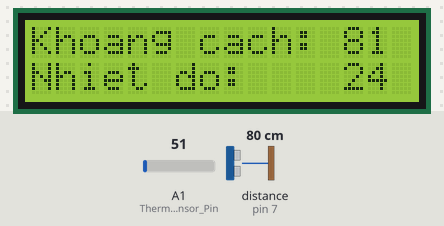
Bench run of a sketch on a simulated Arduino Uno, built with avr-gcc and run on an emulated ATmega328P. Parts: 16×2 character LCD. Inputs (shaded band) come from the test bench; at power-on: distance to the obstacle (sensor on pin 7) 80 cm, A1 (Thermal_Sensor_Pin) = 51. The echo pulse lasts 58.3 µs per cm.

Above: at 1.2 s.
1.3 s: distance to the obstacle (sensor on pin 7) set to 35 cm
At 1.9 s:
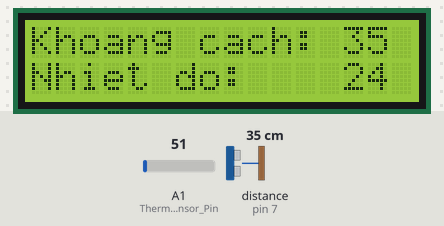
4.3 s: A1 (Thermal_Sensor_Pin) set to 15
At 4.7 s:
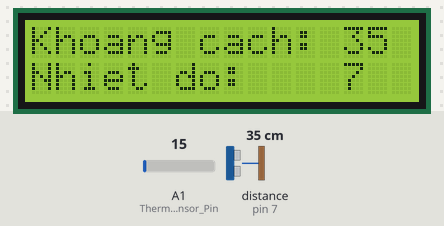
7.3 s: distance to the obstacle (sensor on pin 7) set to 2 cm
At 7.9 s:
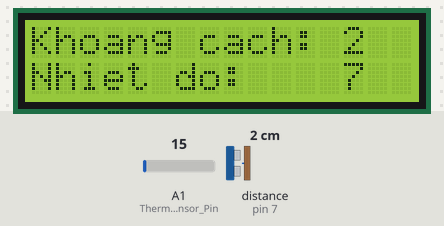
8.8 s: A1 (Thermal_Sensor_Pin) set to 30
At 9.4 s:
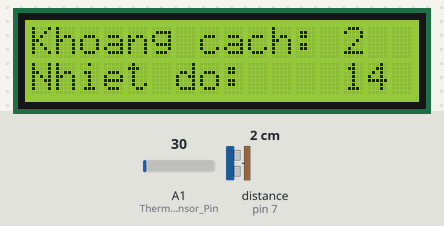
10.3 s: distance to the obstacle (sensor on pin 7) set to 4 cm
At 11.0 s:
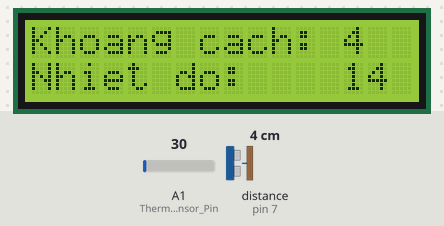
11.8 s: A1 (Thermal_Sensor_Pin) set to 61
At 12.4 s:
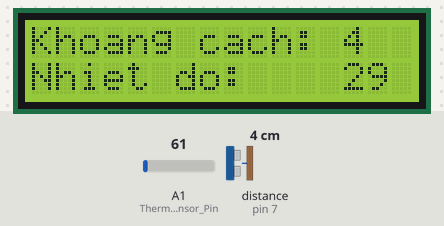
Timing chart, 0 to 14.3 s (numbered marks = the images above; inputs shaded):
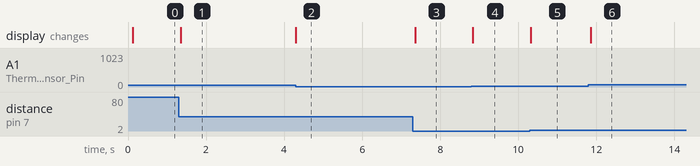

The sketch:

UltraSonic_Thermal_LCD.ino
```cpp
// (licence header left out)
/*
 * \file
 *         A quick program that detects people or thing in a range and indicates the
 *         distance to the nearest obstacle and the temperature.
 * \author
 *        Pham Ba Tho     https://www.facebook.com/phambatho
 *        Tran Duy Thanh  https://www.facebook.com/tranduy.thanh.37
 * \date
 *        Nov.27th 2013
 */

 /*-------------------------------------------------------------------------------------------*/

/*
  Luu y ve module man hinh LCD 2 dong

  Cac chan duoc noi nhu sau
 * LCD RS noi voi chan     12
 * LCD Enable noi voi chan 11
 * LCD D4 noi voi chan      5
 * LCD D5 noi voi chan      4
 * LCD D6 noi voi chan      3
 * LCD D7 noi voi chan      2
 * LCD R/W noi voi chan GND cua board Arduino
 * Co mot dien tro 10V duoc dung de dieu chinh do
   do tuong phan (noi nom na la chu duoc hien thi
   sang ro hay mo)
 * noi chan VSS (hoac co ten khac la VCC) voi chan 5V cua arduino
   va VDD (hoac co ten khac la GND) voi chan GND cua arduino
 */

/*
  Doi voi module UltraSonic (Do khoang cach bang song sieu am)

  Luu y:
 * Chan Trigger cua module UltraSonic noi voi chan 6 cua board arduino
 * Chan echo cua module UltraSonic noi voi chan 7 cua board arduino
 */

/*
  Doi voi module cam bien nhiet do

  Luu y:
 * Chan Trigger cua module UltraSonic noi voi chan 6 cua board arduino
 * Chan echo cua module UltraSonic noi voi chan 7 cua board arduino
 */

 /* De cho vien lap trinh duoc de dang, arduino cung nhu cac trinh bien
    dich khac deu co san cac thu vien ho tro. Co the hieu nom na ve cac
    thu vien the nay: Thay vi cac ban phai viet hang chuc dong code de
    tao cac thiet lap ban dau (de module san sang hoat dong) va them
    hang chuc dong code de thuc hien chi mot tac vu nao day voi module hay
    board arduino thi voi su giup do cua cac thu vien nay, ban chi can
    viet vai ba dong code don gian ma thoi. Cac thu vien nay hau het deu
    co san trong thu muc cai dat ~/libraries, ngoai ra ban cung co the
    tim thay nhieu thu vien nhu vay tren internet tu cong dong rong lon
    su dung arduino */
 /* De su dung thu vien san co cua man hinh LCD va module UltraSonic, ta
    viet nhu nhu sau */
#include <LiquidCrystal.h>
#include <NewPing.h>

/* Thiet lap ban dau cho man hinh LCD */
LiquidCrystal lcd(12, 11, 5, 4, 3, 2);

/* Thiet lap ban dau cho module UltraSonic */
#define TRIGGER_PIN  6
#define ECHO_PIN     7
#define MAX_DISTANCE 200
NewPing sonar(TRIGGER_PIN, ECHO_PIN, MAX_DISTANCE);

/* Chung ta khai bao cac bien se su dung o day */
unsigned int distance = 0;
int          Thermal_Sensor_Pin = A1;    // Dau ra cua cam bien nhiet do duoc noi voi chan A1
unsigned int Thermal_Sensor_Value = 0;  // bien chua du lieu thu duoc tu cam bien nhiet do
unsigned int Temperature = 0;


void setup() {

  /* Chung ta can them dong nay de bat dau su dung duoc module LCD
     Day cung la mot dong code can thiet de thiet lap ban dau cho
     man hinh LCD, tuy nhien, vi mot vai ly do ma dong code nay khong
     nam o tren ma duoc viet o day

     Ta co the hieu the nay: dong thiet lap o tren lam chuc nang chuan
     bi san sang moi thu de arduino va lcd hieu nhau, LCD va dang o trang
     thai "nghi ngoi" va chua san sang de lam cai gi het. Dong code duoi
     day giong nhu viec thong bao cho arduino rang "ke tu bay gio, chung ta
     muon su dung lcd de hien thi cai gi day, va yeu cau lcd phai san sang
     doi lenh va thuc hien bat cu luc nao" */
  lcd.begin(16, 2);

}

void loop() {

  delay(50);

  /* Chung ta ra lenh do khoang cach va luu gia tri do trong bien co ten "uS" */
  unsigned int uS = sonar.ping();
  /* Gia tri trong bien uS thuc ra la khoang thoi gian ke tu luc ta phat song
     sieu am den luc chung ta thu lai duoc song sieu am phan hoi. Vay nen ta can
     dung lenh duoi day de tinh ra gia tri khoang cach (theo don vi centimet).
     Luu y:
     Gia tri duoc lam trong den 1 centimet */
  distance = uS / US_ROUNDTRIP_CM;

  /* De hien thi ket qua do khoang cach ra man hinh, chung ta viet nhung dong sau,
     toi se giai thich theo tung dong lenh cho cac ban */

      /* Lenh dau tien la xoa moi thu da hien thi truoc do tren man hinh */
  lcd.clear();
      /* Lenh tiep theo la xac dinh vi tri ta muon in ra tren man hinh.
         Cu the: trong dong code duoi, ta di chuyen den o dau tien cua dong tren */
  lcd.setCursor(0, 0);
      /* Ta viet dong chu "Khoang cach" len man hinh */
  lcd.print("Khoang cach:");
      /* Ta muon in gia tri ra man hinh tu o thu 13 cua dong tren, ta viet the nay */
  lcd.setCursor(13, 0);
      /* In gia tri ra man hinh */
  lcd.print(distance);

  /* Doc gia tri cua cam bien nhiet do */
  Thermal_Sensor_Value = analogRead(Thermal_Sensor_Pin);
  /* Tu gia tri nhan duoc, tinh toan ra nhiet do */
  Temperature = Thermal_Sensor_Value*500/1024;

  /* Hien thi len LCD - Cac lenh tuong tu nhu tren */
  lcd.setCursor(0, 1);
  lcd.print("Nhiet do:");
  lcd.setCursor(13, 1);
  lcd.print(Temperature);
}
```

Measured:
- after the input at 1.3 s, the display: changes after 0.05 s (image 1)
- after the input at 4.3 s, the display: changes at once (image 2)
- after the input at 7.3 s, the display: changes after 0.06 s (image 3)
- after the input at 8.8 s, the display: changes at once (image 4)
- after the input at 10.3 s, the display: changes at once (image 5)
- after the input at 11.8 s, the display: changes after 0.06 s (image 6)
